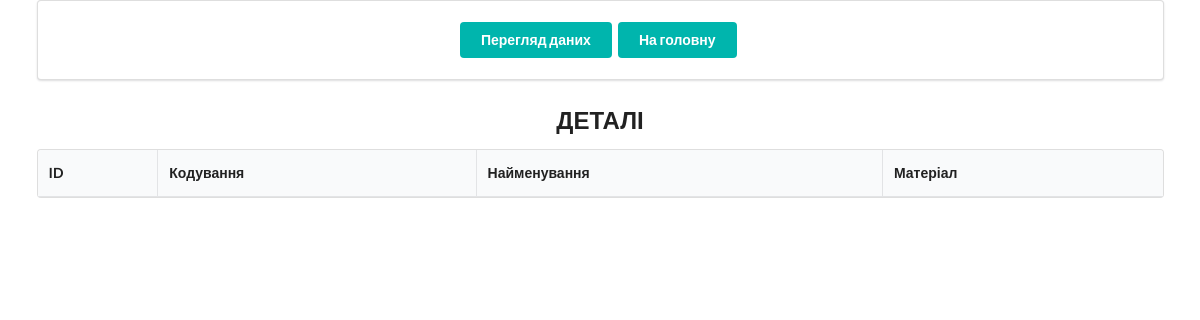
The app's page /detail_all, older data.
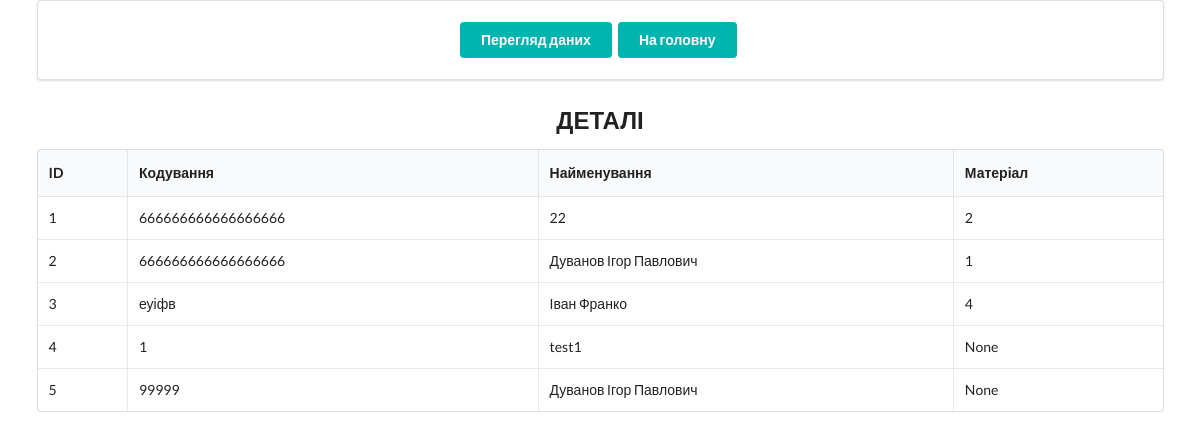
The same page, newer data.
### tables/tables.py (models this page shows)
class Detail(Base):
    __tablename__ = 'details'
    id = Column(Integer, primary_key=True, index=True)                      #
    coding = Column(VARCHAR(13))                                            # Кодування
    name = Column(String)                                                   # Найменування
    product_type= Column(Integer)
    material_id = Column(Integer, ForeignKey("materials.id"))               #
    lenght_workpiece = Column(Float)                                        # Довжина заготовки
    width_workpiece = Column(Float)                                         # Ширина заготовки
    trimming = Column(Float)                                                # Торцовка
    lenght_detail = Column(Float)                                           # Довжина деталі
    rate_costs = Column(Float)                                              # Норма розтрат, мм.
    notes = Column(String)
    price = Column(Float)                                                   # ціна
    date_created = Column(DateTime, default=datetime.today)
    date_updated = Column(DateTime, default=datetime.today, onupdate=datetime.today)
    Material = relationship("Material")

### routes.py (the view)
@app.get('/detail_all')
def detailall(request: Request, db_session: Session = Depends(get_db)):
    materials = db_session.query(Material).all()
    details = db_session.query(Detail).all()
    return templates.TemplateResponse('index_detail_all.html',
                                      {'request': request,
                                       'detail_list': details,
                                       'material_list': materials,}
                                      )

### templates/index_detail_all.html
{% extends 'layout.html' %}
{% block content %}
<div class="ui container">
    <div class="ui padded segment">
        <div class="ui center aligned container">
                <a href="revision" class="ui teal button">Перегляд даних</a>
                <a href="/" class="ui teal button">На головну</a>
        </div>
    </div>
    <h2 class="ui center aligned header">ДЕТАЛІ</h2>
    <table class="ui celled table">
        <thead>
            <tr>
                <th>ID</th>
                <th>Кодування</th>
                <th>Найменування</th>
                <th>Матеріал</th>
            </tr>
        </thead>
        <tbody>
            {% for detail in detail_list %}
                <tr>
                    <td> {{ detail.id }} </td>
                    <td> {{ detail.coding }} </td>
                    <td> {{ detail.name }} </td>
                    <td> {{ detail.material_id }} </td>
                </tr>
            {% endfor %}
        </tbody>
    </table>
</div>
{% endblock content %}

### templates/layout.html (shortened to what this page needs)
<!doctype html>
<html lang="en">
<head>
    <link rel="stylesheet" href="https://cdn.jsdelivr.net/npm/semantic-ui@2.4.2/dist/semantic.min.css">
    <link rel="stylesheet" href="{{ url_for('static', path='css/style.css') }}">
</head>
<body>
{% block content %}
{% endblock content %}
</body>
</html>

Row changes from the older to the newer data that the page shows:
added Detail: id "1", coding "666666666666666666", name "22", material_id "2"
added Detail: id "2", coding "666666666666666666", name "Дуванов Ігор Павлович", material_id "1"
added Detail: id "3", coding "еуіфв", name "Іван Франко", material_id "4"
added Detail: id "4", coding "1", name "test1", material_id "None"
added Detail: id "5", coding "99999", name "Дуванов Ігор Павлович", material_id "None"
